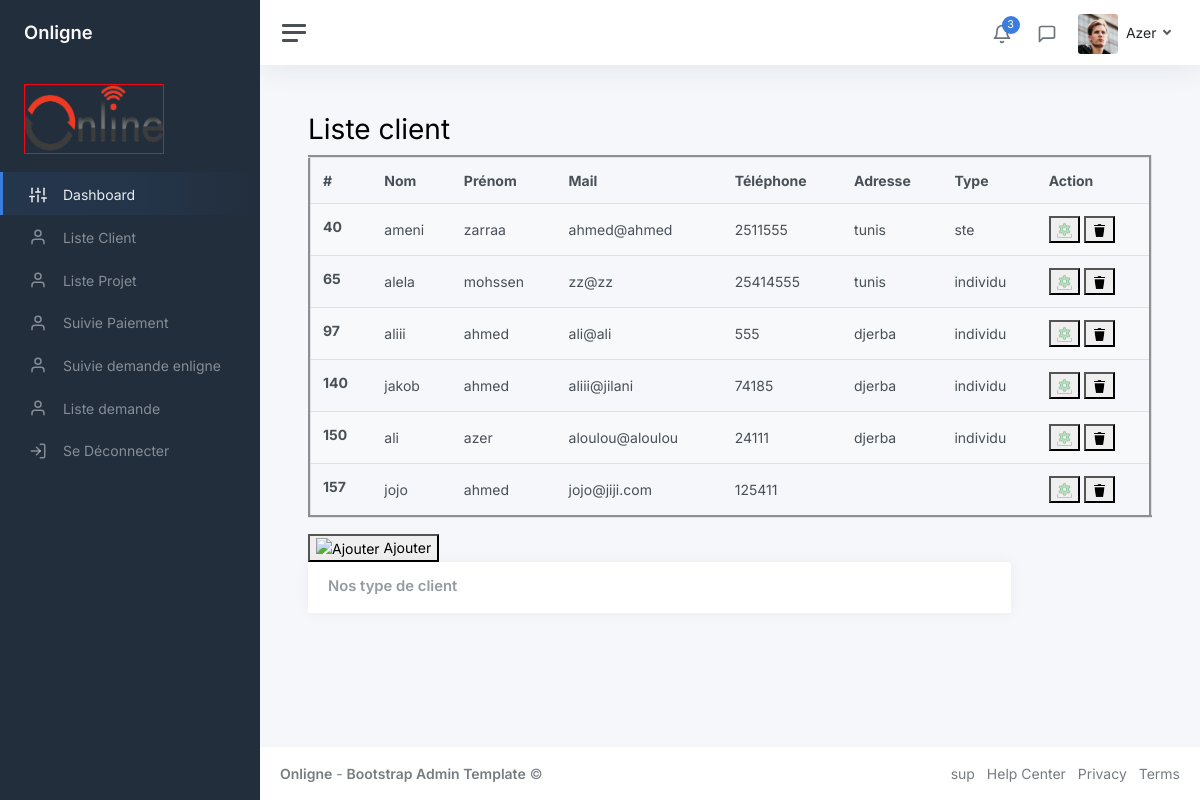
The app's page /admin/liste_client.php with its own data.
### tables this page shows
CREATE TABLE `client` (
  `id_client` int(11) NOT NULL,
  `nom` varchar(40) NOT NULL,
  `prenom` varchar(40) NOT NULL,
  `e-mail` varchar(40) NOT NULL,
  `telephone` int(11) NOT NULL,
  `adress` varchar(40) NOT NULL,
  `type_client` varchar(40) NOT NULL,
  `photo` varchar(300) NOT NULL,
  `mot_de_passe` varchar(40) NOT NULL,
  `etatc` varchar(100) NOT NULL
);

### admin/contenu_client.php (the view, shortened to what this page needs)
<?php
include "db_connexion.php";
$sql = "SELECT DISTINCT c.* FROM client AS c
        LEFT JOIN demande AS d ON c.id_client = d.id_client
        WHERE c.etatc = 'client' OR d.etat = 'client'";
$result = $conn->query($sql);
$clients = [];
if ($result->num_rows > 0) {
    while ($row = $result->fetch_assoc()) {
        $clients[] = $row;
    }
}
?>
<main class="content">
<div class="pagetitle">
        <h1>Liste client</h1>
    </div>
  <div class="container-fluid p-0">
    <table class="table table-striped" border="3">
      <thead>
        <tr>
          <th scope="col">#</th>
          <th scope="col">Nom</th>
          <th scope="col">Prénom</th>
          <th scope="col">Mail</th>
          <th scope="col">Téléphone</th>
          <th scope="col">Adresse</th>
          <th scope="col">Type</th>
          <th scope="col">Action</th>
        </tr>
      </thead>
      <tbody>
      <?php foreach ($clients as $client) { ?>
  <tr>
    <th scope="row"><?php echo $client['id_client']; ?></th>
    <td><?php echo $client['nom']; ?></td>
    <td><?php echo $client['prenom']; ?></td>
    <td><?php echo $client['e-mail']; ?></td>
    <td><?php echo $client['telephone']; ?></td>
    <td><?php echo $client['adress']; ?></td>
    <td><?php echo $client['type_client']; ?></td>
    <td>
      <button class="icon-button" onclick="afficherFormulaireModification(<?php echo isset($client['id_client']) ? $client['id_client'] : '0'; ?>)">
        <img src="img/icons/modifier.png" alt="Modifier" width="15px" height="15px" />
      </button>
            <button class="icon-button" onclick="afficherConfirmationSuppression(<?php echo $client['id_client']; ?>)">
              <img src="img/icons/supprimer.png" alt="Supprimer" width="15px" height="15px" />
            </button>
    </td>
  </tr>
<?php } ?>
      </tbody>
    </table>
  </div>
  <button class="icon-button" onclick="afficherFormulaire('formulaireAjout')">
    <img src="img/icons/aj.png" alt="Ajouter" /> Ajouter
  </button>
  <div class="col-12 col-md-10 col-xxl-8 d-flex order-2 order-xxl-3">
							<div class="card flex-fill w-100">
								<div class="card-header">
									<h5 class="card-title mb-0">Nos type de client</h5>
								</div>
							</div>
						</div>
</main>

### records on screen
client: id_client "40", nom "ameni", prenom "zarraa", value "ahmed@ahmed", telephone "2511555", adress "tunis", type_client "ste"
client: id_client "65", nom "alela", prenom "mohssen", value "zz@zz", telephone "25414555", adress "tunis", type_client "individu"
client: id_client "97", nom "aliii", prenom "ahmed", value "ali@ali", telephone "555", adress "djerba", type_client "individu"
client: id_client "140", nom "jakob", prenom "ahmed", value "aliii@jilani", telephone "74185", adress "djerba", type_client "individu"
client: id_client "150", nom "ali", prenom "azer", value "aloulou@aloulou", telephone "24111", adress "djerba", type_client "individu"
client: id_client "157", nom "jojo", prenom "ahmed", value "jojo@jiji.com", telephone "125411"

### other values on screen
$row['count'] "3"
